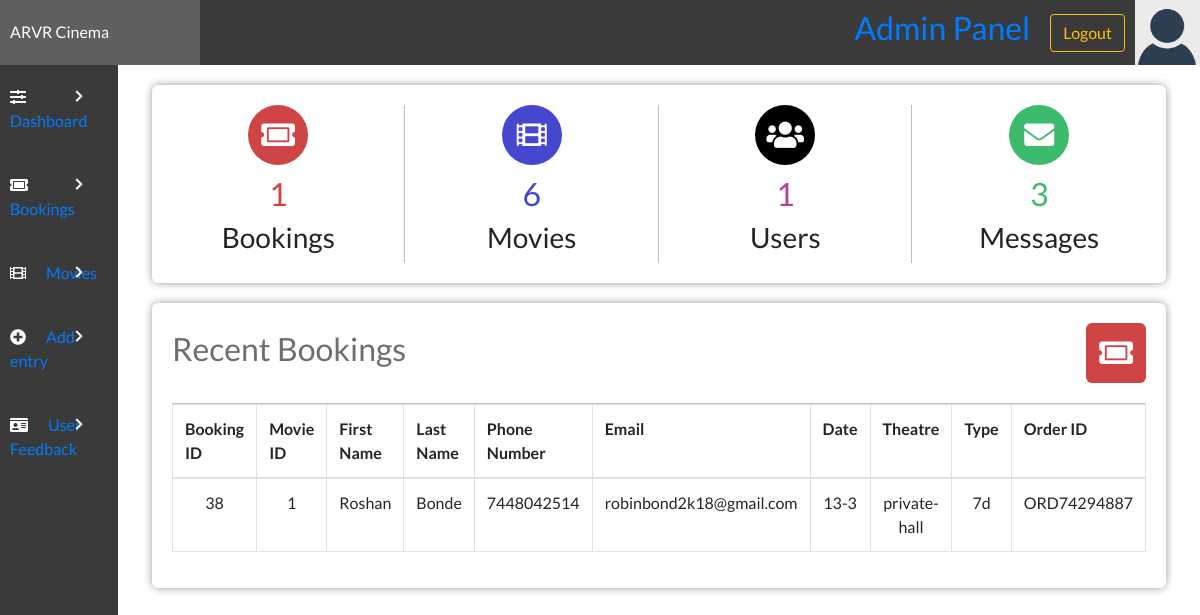
The page /admin/admin.php (signed in) on the database as committed earlier.
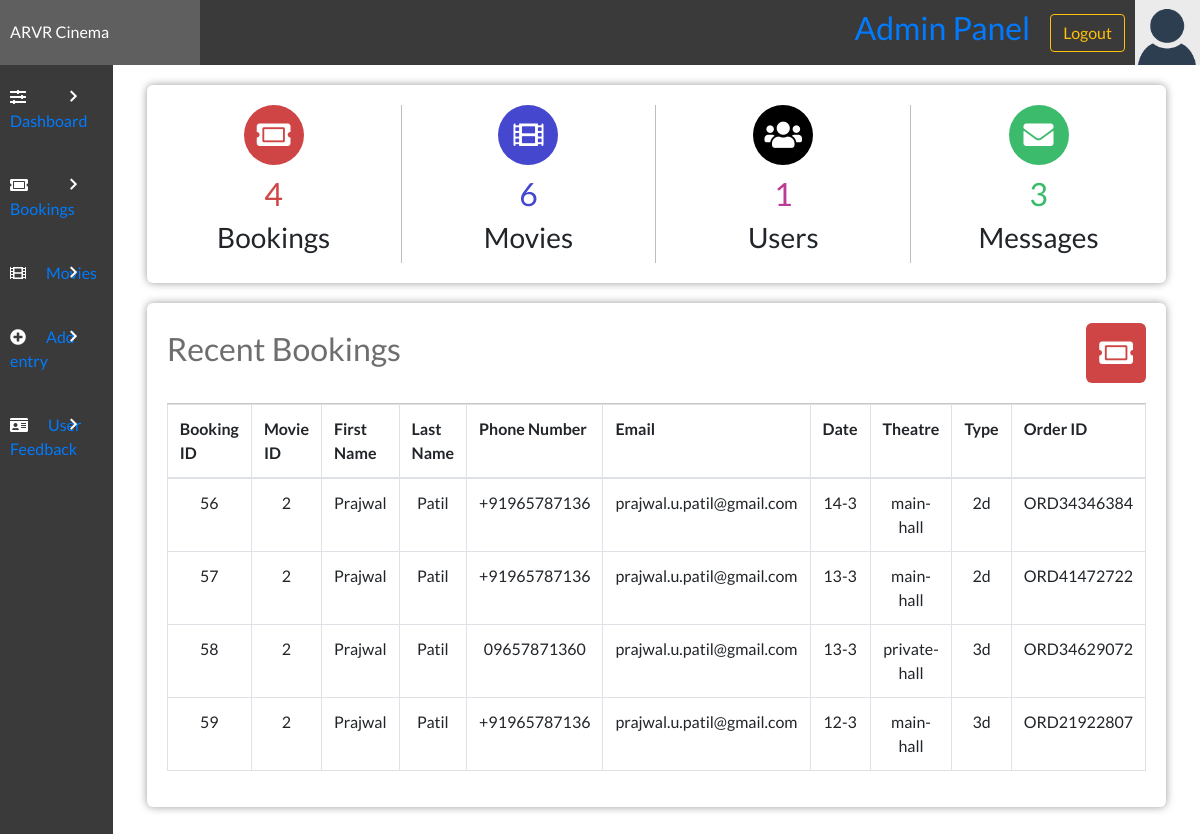
The same page on the database as committed later.
### tables this page shows
CREATE TABLE `bookingtable` (
  `bookingID` int(11) NOT NULL,
  `movieID` int(11) DEFAULT NULL,
  `bookingTheatre` varchar(100) NOT NULL,
  `bookingType` varchar(100) DEFAULT NULL,
  `bookingDate` varchar(50) NOT NULL,
  `bookingTime` varchar(50) NOT NULL,
  `bookingFName` varchar(100) NOT NULL,
  `bookingLName` varchar(100) DEFAULT NULL,
  `bookingPNumber` varchar(12) NOT NULL,
  `bookingEmail` varchar(255) NOT NULL,
  `ORDERID` varchar(255) NOT NULL
);

### admin/admin.php (the view, shortened to what this page needs)
<!DOCTYPE html>
<html lang="en">
<head>
    <link rel="stylesheet" href="../style/styles.css">
    <link rel="stylesheet" href="https://use.fontawesome.com/releases/v5.7.2/css/all.css">
    <link rel="stylesheet" href="https://maxcdn.bootstrapcdn.com/bootstrap/4.0.0/css/bootstrap.min.css">
    <link rel="stylesheet" href="https://cdn.datatables.net/1.10.22/css/dataTables.bootstrap4.min.css">
    <link rel="stylesheet" href="https://maxcdn.bootstrapcdn.com/bootstrap/4.0.0/css/bootstrap.min.css">
</head>
<body>
    <?php
    $link = mysqli_connect("localhost", "root", "", "cinema_db");
    $sql = "SELECT * FROM bookingtable";
    $bookingsNo = mysqli_num_rows(mysqli_query($link, $sql));
    $messagesNo = mysqli_num_rows(mysqli_query($link, "SELECT * FROM feedbacktable"));
    $moviesNo = mysqli_num_rows(mysqli_query($link, "SELECT * FROM movietable"));
    $userNo = mysqli_num_rows(mysqli_query($link, "SELECT * FROM users"));
    ?>
    <?php include('header.php'); ?>
    <div class="admin-container">
        <?php include('sidebar.php'); ?>
        <div class="admin-section admin-section2">
            <div class="admin-section-column">
                <div class="admin-section-panel admin-section-stats">
                    <div class="admin-section-stats-panel">
                        <i class="fa fa-ticket-alt"  style="background-color: #cf4545"></i>
                        <h2 style="color: #cf4545"><?php echo $bookingsNo ?></h2>
                        <h3>Bookings</h3>
                    </div>
                    <div class="admin-section-stats-panel">
                        <i class="fas fa-film" style="background-color: #4547cf"></i>
                        <h2 style="color: #4547cf"><?php echo $moviesNo ?></h2>
                        <h3>Movies</h3>
                    </div>
                    <div class="admin-section-stats-panel">
                        <i class="fas fa-users" style="background-color: #000000"></i>
                        <h2 style="color: #bb3c95"><?php echo $userNo ?></h2>
                        <h3>Users</h3>
                    </div>
                    <div class="admin-section-stats-panel" style="border: none">
                        <i class="fas fa-envelope" style="background-color: #3cbb6c"></i>
                        <h2 style="color: #3cbb6c"><?php echo $messagesNo ?></h2>
                        <h3>Messages</h3>
                    </div>
                </div>
                <div class="admin-section-panel admin-section-panel1">
                    <div class="admin-panel-section-header">
                        <h2>Recent Bookings</h2>
                        <i class="fas fa-ticket-alt" style="background-color: #cf4545"></i>
                    </div>
                    <div class="admin-panel-section-content">
                    <table class="table table-bordered" id="dataTable" width="100%" cellspacing="0">
                        <tr>
                            <th>Booking ID</th>
                            <th>Movie ID</th>
                            <th>First Name</th>
                            <th>Last Name</th>
                            <th>Phone Number</th>
                            <th>Email</th>
                            <th>Date</th>
                            <th>Theatre</th>
                            <th>Type</th>
                            <th>Order ID</th>
                        </tr>
                        <tbody>
                            <?php
                            $host = "localhost";
                            $user = "root";
                            $password = "";
                            $dbname = "cinema_db";
                            $con = mysqli_connect($host, $user, $password, $dbname);
                            $select = "SELECT * FROM `bookingtable`";
                            $run = mysqli_query($con, $select);
                            while ($row = mysqli_fetch_array($run)) {
                                $bookingid = $row['bookingID'];
                                $movieID = $row['movieID'];
                                $bookingFName = $row['bookingFName'];
                                $bookingLName = $row['bookingLName'];
                                $mobile = $row['bookingPNumber'];
                                $email = $row['bookingEmail'];
                                $date = $row['bookingDate'];
                                $theatre = $row['bookingTheatre'];
                                $type = $row['bookingType'];
                                $ORDERID = $row['ORDERID'];
                            ?>
                                <tr align="center">
                                    <td><?php echo $bookingid; ?></td>
                                    <td><?php echo $movieID; ?></td>
                                    <td><?php echo $bookingFName; ?></td>
                                    <td><?php echo $bookingLName; ?></td>
                                    <td><?php echo $mobile; ?></td>
                                    <td><?php echo $email; ?></td>
                                    <td><?php echo $date; ?></td>
                                    <td><?php echo $theatre; ?></td>
                                    <td><?php echo $type; ?></td>
                                    <td><?php echo $ORDERID; ?></td>
                                </tr>
                            <?php }
                            ?>
                        </tbody>
                    </table>
                    </div>
                </div>
            </div>
        </div>
    </div>
</body>
</html>

### admin/header.php (shortened to what this page needs)
<div class="admin-section-header">
        <div class="admin-logo">
            ARVR Cinema
        </div>
        <div class="admin-login-info">
            <div style="padding: 0 20px;">
                <h2><a href="#">Admin Panel</a></h2>
            </div>
            <form method='post' action="">
                <input type="submit" value="Logout" class="btn btn-outline-warning" name="but_logout">
            </form>
            <img class="admin-user-avatar" src="../img/avatar.png" alt="">
        </div>
</div>

### admin/sidebar.php
<div class="admin-section admin-section1">
    <ul>
        <li><i class="fas fa-sliders-h"></i><a href="admin.php">Dashboard </a><i class="fas admin-dropdown fa-chevron-right"></i></li>
        <li><i class="fas fa-ticket-alt"></i><a href="view.php">Bookings</a> <i class="fas admin-dropdown fa-chevron-right"></i></li>
        <li><i class="fas fa-film"></i><a href="addmovie.php">Movies</a> <i class="fas admin-dropdown fa-chevron-right"></i></a></li>
        <li><i class="fas fa-plus-circle"></i><a href="add.php">Add entry</a> <i class="fas admin-dropdown fa-chevron-right"></i></a></li>
        <li><i class="fas fa-id-card"></i><a href="contactus.php">User Feedback</a> <i class="fas admin-dropdown fa-chevron-right"></i></a></li>
    </ul>
</div>

### style/styles.css (style rules this page uses)
* { margin: 0; padding: 0; box-sizing: border-box; font-family: "Lato", sans-serif; text-decoration: none; color: unset; }
.admin-dropdown { float: right; font-style: normal; margin-left: 3px; font-size: 13px; position: absolute; right: 15px; top: 25px; margin: 0; }
.admin-section-header { color: #fff; width: 100%; background-color: #3a3a3a; display: grid; grid-template-columns: 1fr 5fr; }
.admin-user-avatar { width: 65px; }
.admin-login-info { display: flex; align-items: center; justify-content: flex-end; }
.admin-login-info img { margin-left: 10px; }
.admin-logo { padding: 20px 10px; background-color: #5f5f5f; }
.admin-container { display: grid; grid-template-columns: 1fr 5fr; }
.admin-section1 { background-color: #3a3a3a; height: 100vh; }
.admin-section1 ul li { width: 100%; padding: 20px 10px; background-color: #3a3a3a; color: #fff; transition: all 0.3s ease; position: relative; cursor: pointer; }
.admin-section1 ul li i { margin-right: 20px; }
.admin-section2 { display: flex; flex-wrap: wrap; padding: 0 4px; }
.admin-section-column { flex: 100%; max-width: 100%; padding: 0 30px; }
.admin-section-panel { width: 100%; vertical-align: middle; background-color: #fff; -webkit-border-radius: 6px; -moz-border-radius: 6px; border-radius: 6px; -webkit-box-shadow: 0px 0px 9px 0px rgba(0, 0, 0, 0.4); -moz-box-shadow: 0px 0px 9px 0px rgba(0, 0, 0, 0.4); box-shadow: 0px 0px 9px 0px rgba(0, 0, 0, 0.4); padding: 20px; margin: 20px 0; }
.admin-panel-section-header { display: flex; align-items: center; justify-content: flex-start; padding-bottom: 20px; border-bottom: #c7c7c7 1px solid; }
.admin-panel-section-header > h2 { color: #6e6e6e; }
.admin-panel-section-header > i { text-align: center; font-size: 30px; color: white; height: 60px; width: 60px; border-radius: 10%; line-height: 60px; transition: all 0.5s ease; margin-left: auto; cursor: pointer; }
.admin-section-stats { display: flex; padding: 20px 0; }
.admin-section-stats-panel { flex: 25%; max-width: 25%; text-align: center; border-right: #bdbdbd 1px solid; }
.admin-section-stats-panel > i { font-size: 30px; color: white; height: 60px; width: 60px; border-radius: 50%; line-height: 60px; transition: all 0.5s ease; margin-bottom: 10px; }

Rows that differ between the two databases and show on the page:
removed bookingtable: bookingID "38", movieID "1", bookingFName "Roshan", bookingLName "Bonde", bookingPNumber "7448042514", bookingEmail "robinbond2k18@gmail.com", bookingDate "13-3", bookingTheatre "private-hall", bookingType "7d", ORDERID "ORD74294887"
added bookingtable: bookingID "56", movieID "2", bookingFName "Prajwal", bookingLName "Patil", bookingPNumber "+91965787136", bookingEmail "prajwal.u.patil@gmail.com", bookingDate "14-3", bookingTheatre "main-hall", bookingType "2d", ORDERID "ORD34346384"
added bookingtable: bookingID "57", movieID "2", bookingFName "Prajwal", bookingLName "Patil", bookingPNumber "+91965787136", bookingEmail "prajwal.u.patil@gmail.com", bookingDate "13-3", bookingTheatre "main-hall", bookingType "2d", ORDERID "ORD41472722"
added bookingtable: bookingID "58", movieID "2", bookingFName "Prajwal", bookingLName "Patil", bookingPNumber "09657871360", bookingEmail "prajwal.u.patil@gmail.com", bookingDate "13-3", bookingTheatre "private-hall", bookingType "3d", ORDERID "ORD34629072"
added bookingtable: bookingID "59", movieID "2", bookingFName "Prajwal", bookingLName "Patil", bookingPNumber "+91965787136", bookingEmail "prajwal.u.patil@gmail.com", bookingDate "12-3", bookingTheatre "main-hall", bookingType "3d", ORDERID "ORD21922807"
Other text that changed with them:
$bookingsNo: "1" → "4"
